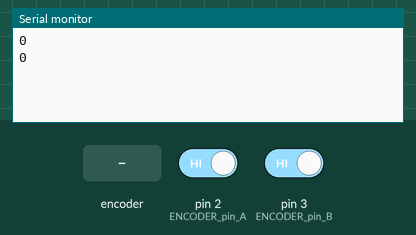
Recording of a sketch running on a simulated Arduino Uno, built with avr-gcc and run on an emulated ATmega328P. Shown: the last lines printed to the serial monitor. The test bench sets the inputs (shaded band); at power-on: pin 2 (ENCODER_pin_A) HIGH, pin 3 (ENCODER_pin_B) HIGH.

Above: at 1.2 s.
1.3 s: rotary encoder on pin 2 (ENCODER_pin_A) / pin 3 (ENCODER_pin_B) turned 1 step (first pin leading)
At 1.9 s:
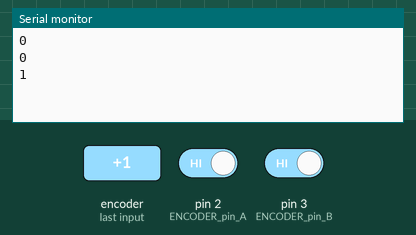
3.0 s: rotary encoder on pin 2 (ENCODER_pin_A) / pin 3 (ENCODER_pin_B) turned 1 step (first pin leading)
At 3.9 s:
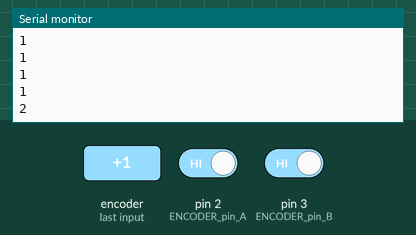
Timing chart, 0 to 6.0 s (numbered marks = the images above; inputs shaded):
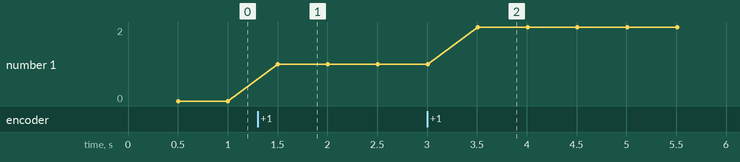

Measured:
- after the input at 1.3 s, the serial monitor: prints a new line after 0.20 s (image 1)
- after the input at 3.0 s, the serial monitor: prints a new line after 0.51 s (image 2)
- plotted number 1: 0 → 1 after the input at 1.3 s, 1 → 2 after the input at 3.0 s

The sketch:

encoderTest.ino
```cpp
//========================================== INTERFACE ==========================================================
#define ENCODER_pin_A 2 //Пин прерывания
#define ENCODER_pin_B 3 //Любой другой пин

volatile int ENCODER_count = 0;       // Счетчик оборотов. Периодически проверять ENCODER_count и делать действтия,потом ENCODER_count=0 и снова ждем вращения
// в прерываниях делать дела нельзя - слишком долго
volatile int ENCODER_state = 0;       // Переменная хранящая статус вращения

volatile int ENCODER_pin_A_val = 0;   // Переменные хранящие состояние пина, для экономии времени
volatile int ENCODER_pin_B_val = 0;   // Переменные хранящие состояние пина, для экономии времени


#define ENCODER_button 8

//================================== TIMEMACHINE =================================================================
uint32_t TIMEMACHINE_prev_5ms = 0L;
uint32_t TIMEMACHINE_prev_311ms = 0L;
uint32_t TIMEMACHINE_prev_2222ms = 0L;

void setup() {
  ENCODER_init();
  Serial.begin(9600);
}

void loop() {
  TIMEMACHINE_loop();
}
```

INTERFACE.ino
```cpp
/*void BUTTON_init() {
  pinMode(BTN_step, INPUT_PULLUP);
  pinMode(BTN_lownoisespur, INPUT_PULLUP);
  pinMode(BTN_out_power, INPUT_PULLUP);
  pinMode(LD_pin, INPUT); //lock detect - if ADF4351 generate freq or not
}

void BUTTON_check() {
  boolean button_state;
  //BTN STEP
  button_state = digitalRead(BTN_step);
  if (!button_state) {
    ADF4351_step_next();
  }
  //BTN LOW noise\spur mode
  button_state = digitalRead(BTN_lownoisespur);
  if (!button_state) {
    ADF4351_lowNoiseSpurMode_next();
  }


  //BTN ENCODER
  button_state = digitalRead(ENCODER_button);
  if (!button_state) {
    ADF4351_setConfig();
  }

}
*/

void ENCODER_init() {
  pinMode(ENCODER_pin_A, INPUT);
  pinMode(ENCODER_pin_B, INPUT);
  attachInterrupt(0, ENCODER_interrupt, CHANGE);  // Настраиваем обработчик прерываний по изменению сигнала d2

  pinMode(ENCODER_button, INPUT);
}

void ENCODER_interrupt() {
  ENCODER_pin_A_val = digitalRead(ENCODER_pin_A);            // Получаем состояние пинов A и B
  ENCODER_pin_B_val = digitalRead(ENCODER_pin_B);

  cli();    // Запрещаем обработку прерываний, чтобы не отвлекаться
  if (!ENCODER_pin_A_val &&  ENCODER_pin_B_val) ENCODER_state = 1;  // Если при спаде линии А на линии B лог. единица, то вращение в одну сторону
  if (!ENCODER_pin_A_val && !ENCODER_pin_B_val) ENCODER_state = -1; // Если при спаде линии А на линии B лог. ноль, то вращение в другую сторону
  if (ENCODER_pin_A_val && ENCODER_state != 0) {
    if (ENCODER_state == 1 && !ENCODER_pin_B_val || ENCODER_state == -1 && ENCODER_pin_B_val) { // Если на линии А снова единица, значит шаг был
      ENCODER_count += ENCODER_state;
      ENCODER_state = 0;
    }
  }
  sei(); // Разрешаем обработку прерываний
}


//ADF4351_freq_inc();

//ADF4351_freq_dec();
```

TIMEMACHINE.ino
```cpp
void TIMEMACHINE_loop() {
  uint32_t  TIMEMACHINE_currMillis = millis();
  if ((TIMEMACHINE_currMillis - TIMEMACHINE_prev_5ms) > 5L) {
    TIMEMACHINE_5ms();
    TIMEMACHINE_prev_5ms = TIMEMACHINE_currMillis;
  }
  if ((TIMEMACHINE_currMillis - TIMEMACHINE_prev_311ms) > 311L) {
    TIMEMACHINE_311ms();
    TIMEMACHINE_prev_311ms = TIMEMACHINE_currMillis;
  }
  if ((TIMEMACHINE_currMillis - TIMEMACHINE_prev_2222ms) > 500L) {
    TIMEMACHINE_2222ms();
    TIMEMACHINE_prev_2222ms = TIMEMACHINE_currMillis;
  }
}

void TIMEMACHINE_5ms() {

}

void TIMEMACHINE_311ms() {
  //BUTTON_check();
}

void TIMEMACHINE_2222ms() {
  Serial.println(ENCODER_count);
}
```
